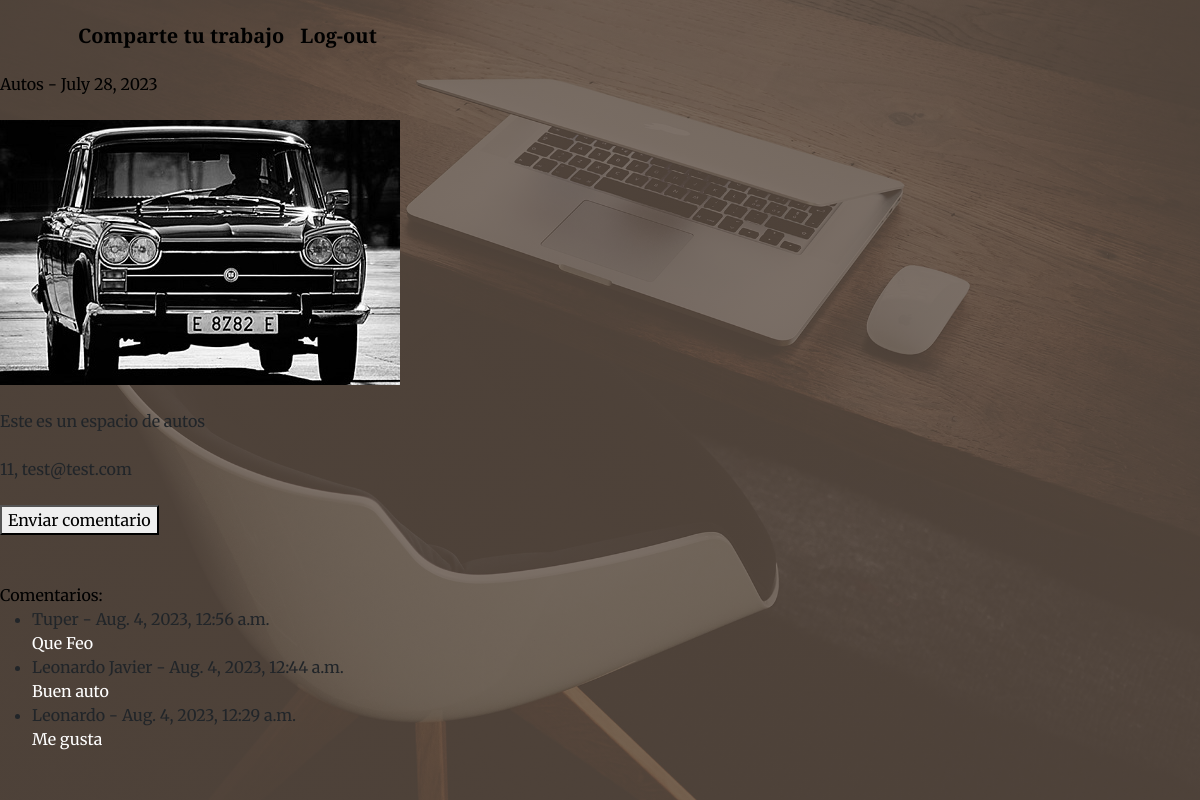
Screenshot of /ShowApp/expandObject/Autos (signed in) with the database file from the repository.
### ShowApp/models.py (models this page shows, shortened)
class Art(models.Model):
    classification=(('fotografia','Fotografía'),
                    ('danza','Danza'),
                    ('dibujo_y_pintura', 'Dibujo y Pintura'),
                     ('manualidades', 'Manualidades'),
                      ('otro', 'Otro'))
    category= models.CharField(max_length=30, choices=classification, default='Fotografía')
    name=models.CharField(max_length=30)
    description=models.TextField(null=True, blank=True)
    date_publish=models.DateField (auto_now_add=True)
    contactNumber = models.IntegerField()
    email = models.EmailField()
    pics = models.ImageField(null=True, blank=True, upload_to="media/")

class Comentario(models.Model):
    comentario = models.ForeignKey(Art, related_name='comentarios', on_delete=models.CASCADE, null=True)
    nombre = models.CharField(max_length=40)
    mensaje = models.TextField(null=True, blank=True)
    fechaComentario = models.DateTimeField(auto_now_add=True)
    class Meta:
        ordering = ['-fechaComentario']

### ShowApp/views.py (the view)
# urls.py: path('expandObject/<foto_name>', views.expandObject, name='expandObject'),
@login_required
def expandObject(request, foto_name):
    artFoto = get_object_or_404(Art, name__startswith=foto_name)
    comentarios = artFoto.comentarios.all()  # Obtener todos los comentarios asociados al objeto
    context = {'artFoto': artFoto, 'comentarios': comentarios}
    return render(request, 'expandObject.html', context)

### ShowApp/templates/expandObject.html (shortened to what this page needs)
<!DOCTYPE html>
<html lang="en">
    <head>
        {% load static %}
        <link href="https://cdn.jsdelivr.net/npm/bootstrap-icons@1.5.0/font/bootstrap-icons.css" rel="stylesheet" />
        <link href="https://cdnjs.cloudflare.com/ajax/libs/SimpleLightbox/2.1.0/simpleLightbox.min.css" rel="stylesheet" />
        <link href="{% static '/css/styles.css' %}" rel="stylesheet" />
    </head>
    <body id="page-top">
        <nav class="navbar navbar-expand-lg navbar-light fixed-top py-3" id="mainNav">
            <div class="container px-4 px-lg-5">
                <a class="navbar-brand" href="{% url 'Home' %}" style="color: black">Comparte tu trabajo</a>
                {% if not request.user.is_authenticated %}
                <a class="navbar-brand" href="{% url 'login' %}" style="color: black">Log-in</a>
                <a class="navbar-brand" href="{% url 'register' %}" style="color: black">Sign-in</a>
                {% else %}
                <a class="navbar-brand" href="{% url 'logout' %}" style="color: black">Log-out</a>
                {% endif %}
            </div>
        </nav>
        <header class="masthead">
                <a style= "color: black" size="width: aria-label">{{artFoto.name}}  -  {{artFoto.date_publish}} </a>
                <br>
                <br>
                <img src="{{artFoto.pics.url}}" class="" width="fs-2">
                <br>
                <br>
                {{artFoto.description}}
                <br>
                <br>
                {{artFoto.contactNumber}}, {{artFoto.email}}
                <br>
                <br>
            <form method="post" action="{% url 'comentario' artFoto.pk %}">
                <button type="submit">Enviar comentario</button>
              </form>
       <br>
       <br>
        {% if comentarios %}
    <a style="color: black">Comentarios:<a>
    <ul>
      {% for comentario in comentarios %}
        <li>{{ comentario.nombre }} - {{comentario.fechaComentario}}</li>
        <a style="color: white">{{ comentario.mensaje }}</a>
      {% endfor %}
    </ul>
  {% else %}
    <p>No hay comentarios para este objeto.</p>
  {% endif %}

### rows the page displays
Art: name "Autos", date_publish "July 28, 2023", pics (picture), description "Este es un espacio de autos", contactNumber "11", email "test@test.com"
Comentario: nombre "Tuper", fechaComentario "Aug. 4, 2023, 12:56 a.m.", mensaje "Que Feo"
Comentario: nombre "Leonardo Javier", fechaComentario "Aug. 4, 2023, 12:44 a.m.", mensaje "Buen auto"
Comentario: nombre "Leonardo", fechaComentario "Aug. 4, 2023, 12:29 a.m.", mensaje "Me gusta"
